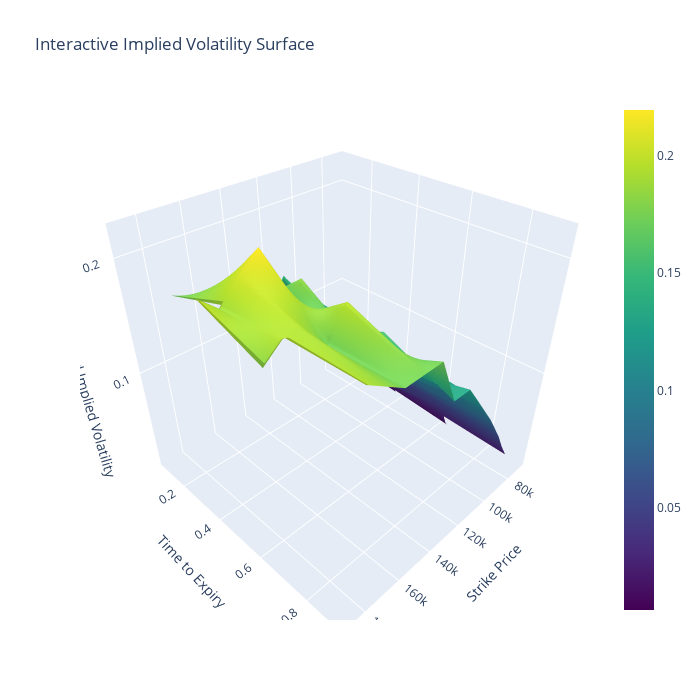

Notebook code cell kept with this figure:
### Code cell
import plotly.graph_objects as go
import numpy as np
from scipy.interpolate import griddata

# Define the spot price and percentage limits
spot_price = btc_options_filtered['underlying_price'].mean()  # Assuming a spot price column exists


# Extract relevant data for the surface plot
strikes = btc_options_filtered['Strike Price'].values
times_to_expiration = btc_options_filtered['Time to Expiration'].values
implied_vols = btc_options_filtered['Implied_Volatility'].values

# Create meshgrid for strikes and times_to_expiration
X, Y = np.meshgrid(np.unique(strikes), np.unique(times_to_expiration))

# Interpolate the implied volatilities to fill the grid
Z = griddata((strikes, times_to_expiration), implied_vols, (X, Y), method='linear')

# Create the interactive 3D surface plot
fig = go.Figure(data=[go.Surface(z=Z, x=X, y=Y, colorscale='Viridis')])

fig.update_layout(title='Interactive Implied Volatility Surface', autosize=False,
                  width=700, height=700,
                  scene=dict(
                      xaxis_title='Strike Price',
                      yaxis_title='Time to Expiry',
                      zaxis_title='Recalculated Implied Volatility'))
fig.show()

### Figure 1 — Plotly figure (JSON) as saved in the notebook; plotly's stock layout.template omitted (floating-point values rounded to 4 significant figures; data arrays with more than 128 entries replaced by an {"elided": "..."} marker saying what was removed)
{"data": [{"colorscale": [[0, "#440154"], [0.1111, "#482878"], [0.2222, "#3e4989"], [0.3333, "#31688e"], [0.4444, "#26828e"], [0.5556, "#1f9e89"], [0.6667, "#35b779"], [0.7778, "#6ece58"], [0.8889, "#b5de2b"], [1, "#fde725"]], "type": "surface", "x": {"elided": "6x71 int values"}, "y": {"elided": "6x71 float values"}, "z": {"elided": "6x71 float values"}}], "layout": {"autosize": false, "height": 700, "scene": {"xaxis": {"title": {"text": "Strike Price"}}, "yaxis": {"title": {"text": "Time to Expiry"}}, "zaxis": {"title": {"text": "Recalculated Implied Volatility"}}}, "title": {"text": "Interactive Implied Volatility Surface"}, "width": 700}}
